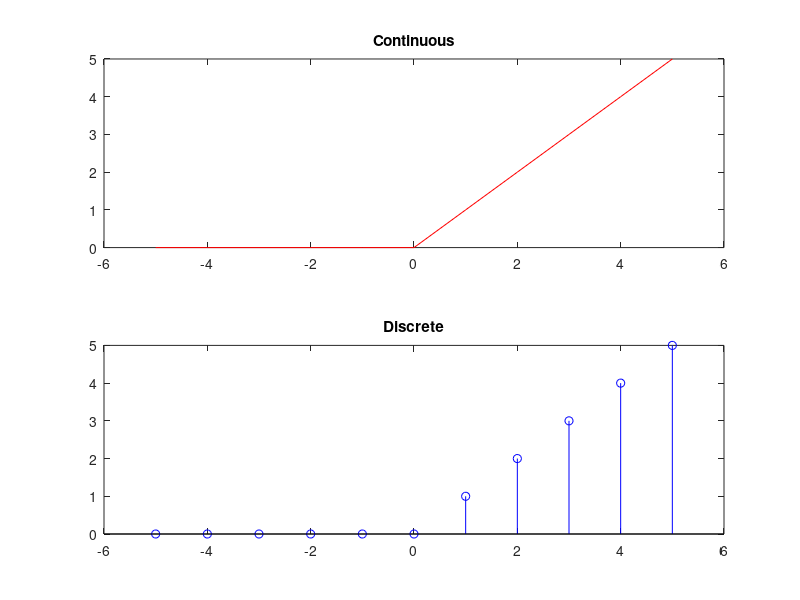

The MATLAB source for this figure:
clc;
clear;
close all;

n = input('Limit (-n<t<n) : ');
x= -n:1:n;
y = x .* (x>0);
subplot(2,1,1);
plot(x,y,'r');
title('Continuous');
subplot(2,1,2);
stem(x,y,'b');
title('Discrete');